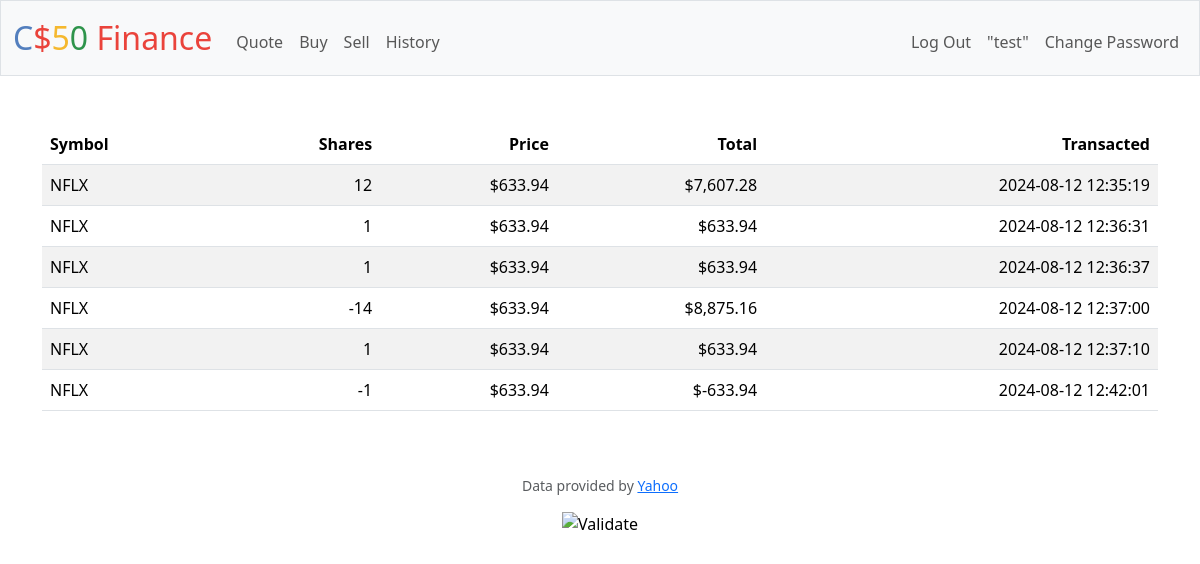
The app's page /history (signed in), older data.
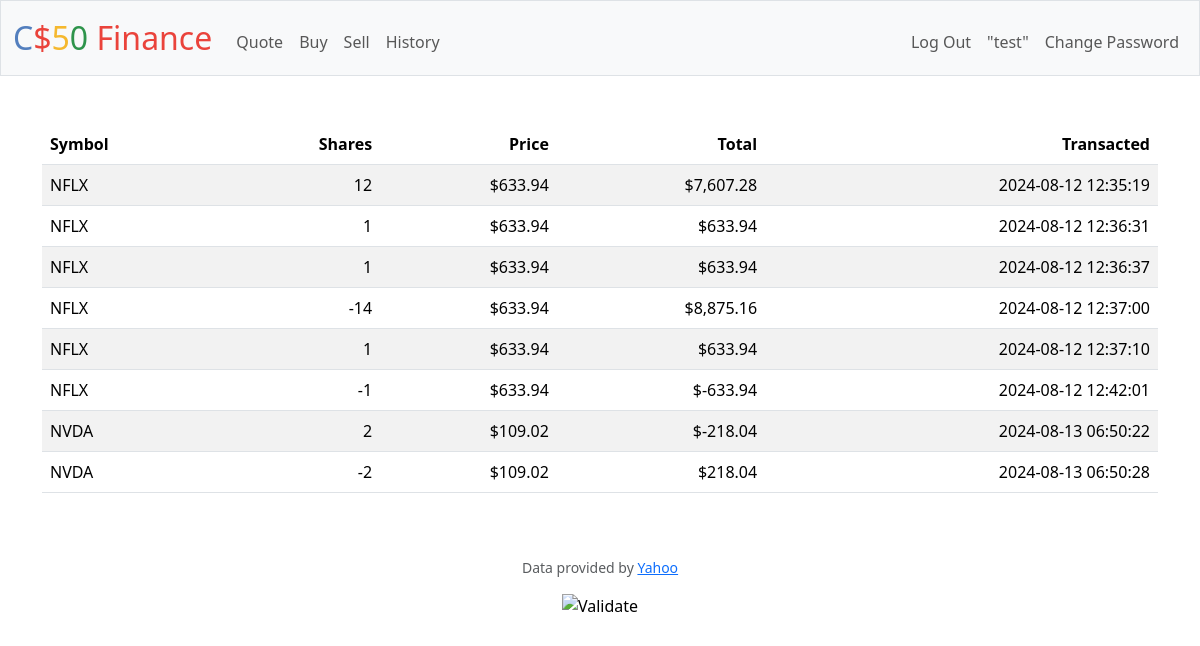
The same page, newer data.
### tables this page shows
CREATE TABLE history (id INTEGER PRIMARY KEY AUTOINCREMENT NOT NULL, user_id INTEGER NOT NULL, symbol TEXT NOT NULL,  shares INTEGER NOT NULL, share_price INTEGER NOT NULL, total INTEGER NOT NULL, timestamp TEXT NOT NULL DEFAULT(CURRENT_TIMESTAMP), CONSTRAINT history_fk FOREIGN KEY (user_id) REFERENCES users(id));

### app.py (the view)
@app.route("/history")
@login_required
def history():
    history = db.execute("SELECT * FROM history WHERE user_id = ?", session["user_id"])
    return render_template("history.html", history=history)

### app.py (called while the page is built)
@app.after_request
def after_request(response):
    response.headers["Cache-Control"] = "no-cache, no-store, must-revalidate"
    response.headers["Expires"] = 0
    response.headers["Pragma"] = "no-cache"
    return response

### helpers.py (called while the page is built)
def login_required(f):
    @wraps(f)
    def decorated_function(*args, **kwargs):
        if session.get("user_id") is None:
            return redirect("/login")
        return f(*args, **kwargs)
    return decorated_function

def usd(value):
    return f"${value:,.2f}"

### templates/history.html (shortened to what this page needs)
{% extends "layout.html" %}
{% block main %}
    <table class="table table-striped">
        <thead>
            <tr>
                <th class="text-start">
                    Symbol
                </th>
                <th class="text-end">
                    Shares
                </th>
                <th class="text-end">
                    Price
                </th>
                <th class="text-end">
                    Total
                </th>
                <th class="text-end">
                    Transacted
                </th>
            </tr>
        </thead>
        <tbody>
            {% if history %}
                {% for row in history %}
                    <tr>
                        <td class="text-start">
                            {{row["symbol"]}}
                        </td>
                        <td class="text-end">
                            {{row["shares"]}}
                        </td>
                        <td class="text-end">
                            {{row["share_price"] | usd}}
                        </td>
                        <td class="text-end">
                            {{(row["total"] / 100) | usd}}
                        </td>
                        <td class="text-end">
                            {{row["timestamp"]}}
                        </td>
                    </tr>
                {% endfor %}
            {% endif %}
        </tbody>
    </table>
{% endblock %}

### templates/layout.html (shortened to what this page needs)
<!DOCTYPE html>
<html lang="en">
    <head>
        <link href="https://cdn.jsdelivr.net/npm/bootstrap@5.3.3/dist/css/bootstrap.min.css" rel="stylesheet">
        <link href="/static/styles.css" rel="stylesheet">
    </head>
    <body>
        <nav class="bg-light border navbar navbar-expand-md navbar-light">
            <div class="container-fluid">
                <a class="navbar-brand" href="/"><span class="blue">C</span><span class="red">$</span><span class="yellow">5</span><span class="green">0</span> <span class="red">Finance</span></a>
                <div class="collapse navbar-collapse" id="navbar">
                    {% if session["user_id"] %}
                        <ul class="navbar-nav me-auto mt-2">
                            <li class="nav-item"><a class="nav-link" href="/quote">Quote</a></li>
                            <li class="nav-item"><a class="nav-link" href="/buy">Buy</a></li>
                            <li class="nav-item"><a class="nav-link" href="/sell">Sell</a></li>
                            <li class="nav-item"><a class="nav-link" href="/history">History</a></li>
                        </ul>
                        <ul class="navbar-nav ms-auto mt-2">
                            <li class="nav-item"><a class="nav-link" href="/logout">Log Out</a></li>
                            <li class="nav_item nav-link">"{{ session["user"] }}"</li>
                            <li class="nav_item"><a class="nav-link" href="/changePassword">Change Password</a></li>
                        </ul>
                    {% else %}
                        <ul class="navbar-nav ms-auto mt-2">
                            <li class="nav-item"><a class="nav-link" href="/register">Register</a></li>
                            <li class="nav-item"><a class="nav-link" href="/login">Log In</a></li>
                        </ul>
                    {% endif %}
                </div>
            </div>
        </nav>
        <main class="container py-5 text-center">
            {% block main %}{% endblock %}
        </main>
        <footer class="mb-5">
            <p class="mb-3 small text-center text-muted">
                Data provided by <a href="https://finance.yahoo.com/">Yahoo</a>
            </p>
            <form action="https://validator.w3.org/check" class="text-center" enctype="multipart/form-data" method="post" target="_blank">
                <input alt="Validate" src="/static/I_heart_validator.png" type="image">
            </form>
        </footer>
    </body>
</html>

### static/styles.css (style rules this page uses)
nav .navbar-brand { font-size: xx-large; }
nav .navbar-brand .blue { color: #537fbe; }
nav .navbar-brand .red { color: #ea433b; }
nav .navbar-brand .yellow { color: #f5b82e; }
nav .navbar-brand .green { color: #2e944b; }

Row changes from the older to the newer data that the page shows:
added history: symbol "NVDA", shares "2", share_price "$109.02", (row['total']/100)|usd "$-218.04", timestamp "2024-08-13 06:50:22"
added history: symbol "NVDA", shares "-2", share_price "$109.02", (row['total']/100)|usd "$218.04", timestamp "2024-08-13 06:50:28"
